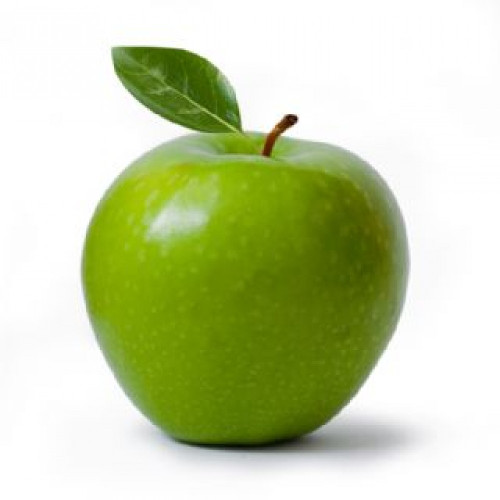
#> input picture code/pomme.jpg, 500 x 500 px
$ python snt_pil_9b.py
#> lines starting #> are read from the running program, lines starting #| are printed output that depends on the picture
# -*- coding: utf-8 -*-
from PIL import Image
img = Image.open("pomme.jpg")
#> img is the input picture: PIL image 500x500 RGB; mean R, G, B 198.9, 209.6, 167.9
largeur_image=500
hauteur_image=500
for y in range(hauteur_image):
    for x in range(largeur_image):
        r,v,b=img.getpixel((x,y))
        n_v=255-v
        img.putpixel((x,y),(r,n_v,b))
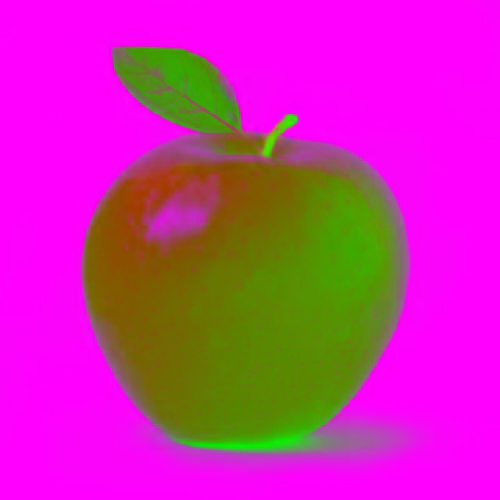
#> img: PIL image 500x500 RGB; mean R, G, B 198.9, 45.4, 167.9
img.show()
